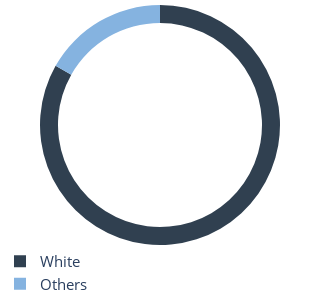

The notebook cell saved with this chart:
### Code cell
### Plotting the User Race !
races = feeling[feeling['brand'].str.contains(string)]
num = str(races['race_demo'].values).strip("'['']'")
vac = pd.to_numeric(num)

#creating the variables
label = ["White","Others"]
value = [vac, 100-vac]
colors =['#304050','#85b3e0']

race_plot = go.Figure(data=[go.Pie(labels=label, 
                             values=value, 
                             hole=.85,name='DEMOGRAPHIC<br>AGE',textinfo='none')])
race_plot.update_layout(width=300, 
                  height=300, 
                  showlegend=True,
                  margin=dict(l=0,r=0,b=30,t=5,pad=4), 
                  paper_bgcolor='#fff',
                  plot_bgcolor='#fff',
                  legend=dict(font_size=15,
                             yanchor="top", 
                              y=0, 
                              xanchor="left", 
                              x=0))
race_plot.update_traces(marker=dict(colors=colors), hoverinfo='label+percent+name', selector=dict(type='pie'))
race_plot.show()

### Figure 1 — Plotly figure (JSON) as saved in the notebook; plotly's stock layout.template omitted (floating-point values rounded to 4 significant figures)
{"data": [{"hole": 0.85, "hoverinfo": "label+percent+name", "labels": ["White", "Others"], "marker": {"colors": ["#304050", "#85b3e0"]}, "name": "DEMOGRAPHIC<br>AGE", "textinfo": "none", "type": "pie", "values": [83.21, 16.79]}], "layout": {"height": 300, "legend": {"font": {"size": 15}, "x": 0, "xanchor": "left", "y": 0, "yanchor": "top"}, "margin": {"b": 30, "l": 0, "pad": 4, "r": 0, "t": 5}, "paper_bgcolor": "#fff", "plot_bgcolor": "#fff", "showlegend": true, "width": 300}}
